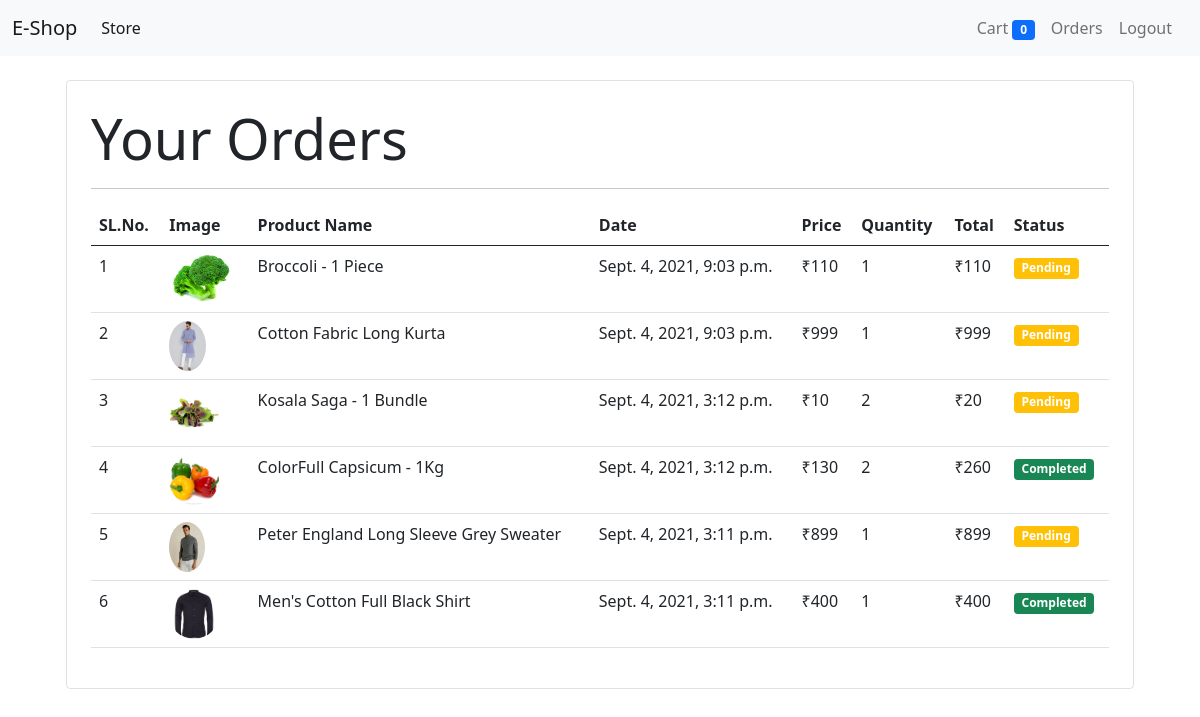
Page /shop/orders/ (signed in) on the committed database.
### store/models/orders.py (models this page shows, shortened)
class Order(models.Model):
    product = models.ForeignKey(Product, on_delete=models.CASCADE)
    customer = models.ForeignKey(Customer, on_delete=models.CASCADE)
    quantity = models.IntegerField(default=1)
    price = models.IntegerField()
    address = models.CharField(max_length=110)
    phone = models.CharField(max_length=10)
    date_time = models.DateTimeField(default=datetime.now)
    complete = models.BooleanField(default=False)
    @staticmethod
    def get_orders_by_customer(customer_id):
        return Order.objects.filter(customer=customer_id).order_by('-date_time')

### store/models/product.py (models this page shows, shortened)
class Product(models.Model):
    name = models.CharField(max_length=40)
    price = models.IntegerField(default=0)
    category = models.ForeignKey(Category, on_delete=models.CASCADE, default=1)
    description = models.TextField(default='', null=True, blank=True)
    image = models.ImageField(upload_to='uploads/products/')

### store/middlewares/auth.py (the view)
    def middleware(request):
        returnUrl = request.META['PATH_INFO']
        if not request.session.get('customer_id'):
            return redirect(f'/shop/login/?return_url={returnUrl}')
        response = get_response(request)
        return response

### store/templatetags/cart.py (called while the page is built)
@register.filter(name='multiply')
def multiply(number, number1):
    return number * number1

### store/templatetags/custom_filter.py (called while the page is built)
@register.filter(name='currency')
def currency(number):
    return "₹"+ str(number)

### store/views/orders.py (called while the page is built)
    def get(self, request):
        customer = request.session.get('customer_id')
        orders = Order.get_orders_by_customer(customer)
        return render(request, 'orders.html', {'orders': orders})

### store/templates/orders.html
{% extends 'base.html' %}
{% block content %}
{% load cart %}
{% load custom_filter %}
    <div class="container">
        <div class="border rounded p-4 m-4">
            <div class="display-4 pl-4 ml-4">Your Orders</div>
            <hr>
            <table class="table">
                <thead>
                    <tr>
                        <th>SL.No.</th>
                        <th>Image</th>
                        <th>Product Name</th>
                        <th>Date</th>
                        <th>Price</th>
                        <th>Quantity</th>
                        <th>Total</th>
                        <th>Status</th>
                    </tr>
                </thead>
                <tbody>
                    {% for order in orders %}
                    <tr>
                        <td>{{ forloop.counter }}</td>
                        <td> <img class="rounded-circle" style="height:50px;" src="{{order.product.image.url}}" alt=""> </td>
                        <td>{{order.product.name}}</td>
                        <td>{{order.date_time}}</td>
                        <td>{{order.price|currency}}</td>
                        <td>{{order.quantity}}</td>
                        <td>{{order.quantity|multiply:order.price|currency}}</td>
                        {% if order.complete %}
                        <td><small class="badge bg-success">Completed</small></td>
                        {% else %}
                        <td><small class="badge bg-warning">Pending</small></td>
                        {% endif %}
                    </tr>
                    {% endfor %}
                </tbody>
            </table>
        </div>
    </div>
{% endblock %}

### rows in the picture
Order: product.image (picture), product.name "Broccoli - 1 Piece", date_time "Sept. 4, 2021, 9:03 p.m.", price "₹110", quantity "1", quantity|multiply "₹110", complete "Pending"
Order: product.image (picture), product.name "Cotton Fabric Long Kurta", date_time "Sept. 4, 2021, 9:03 p.m.", price "₹999", quantity "1", quantity|multiply "₹999", complete "Pending"
Order: product.image (picture), product.name "Kosala Saga - 1 Bundle", date_time "Sept. 4, 2021, 3:12 p.m.", price "₹10", quantity "2", quantity|multiply "₹20", complete "Pending"
Order: product.image (picture), product.name "ColorFull Capsicum - 1Kg", date_time "Sept. 4, 2021, 3:12 p.m.", price "₹130", quantity "2", quantity|multiply "₹260", complete "Completed"
Order: product.image (picture), product.name "Peter England Long Sleeve Grey Sweater", date_time "Sept. 4, 2021, 3:11 p.m.", price "₹899", quantity "1", quantity|multiply "₹899", complete "Pending"
Order: product.image (picture), product.name "Men's Cotton Full Black Shirt", date_time "Sept. 4, 2021, 3:11 p.m.", price "₹400", quantity "1", quantity|multiply "₹400", complete "Completed"

### other values in the picture
{{ request.session.cart.keys|length }} "0"
